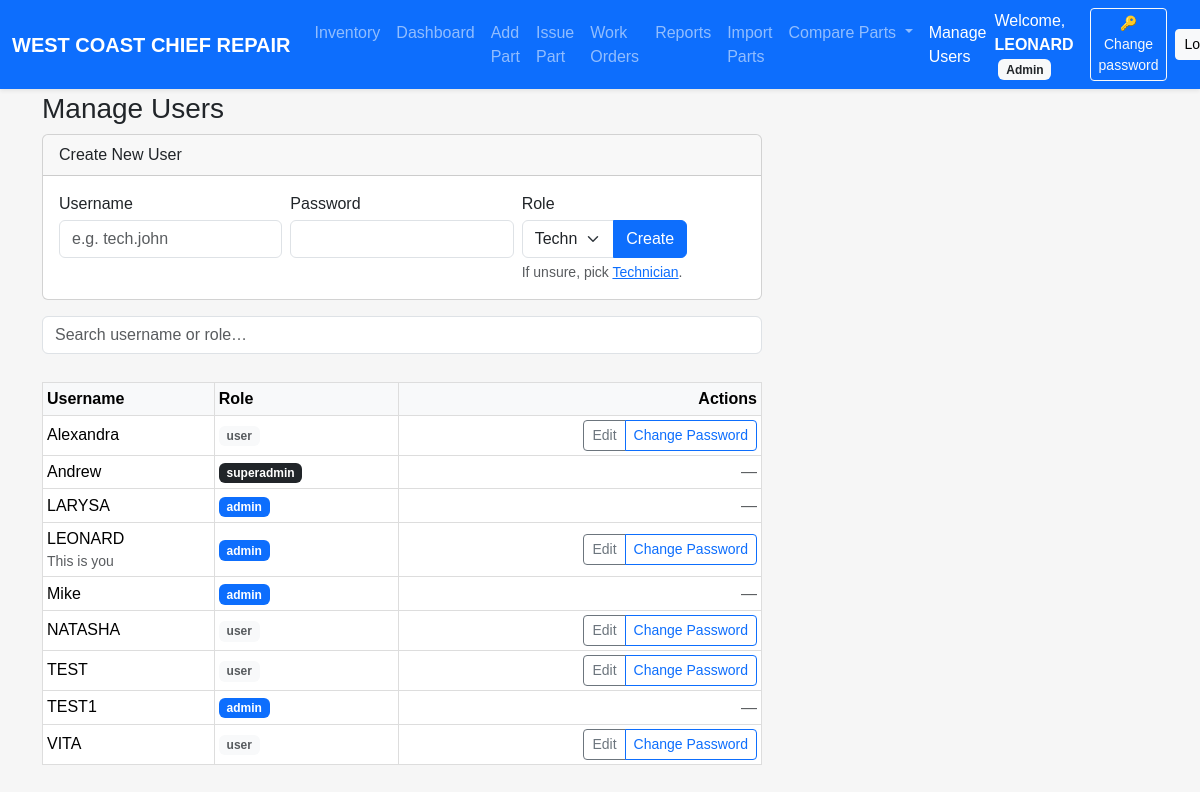
The app's page /users (signed in), older data.
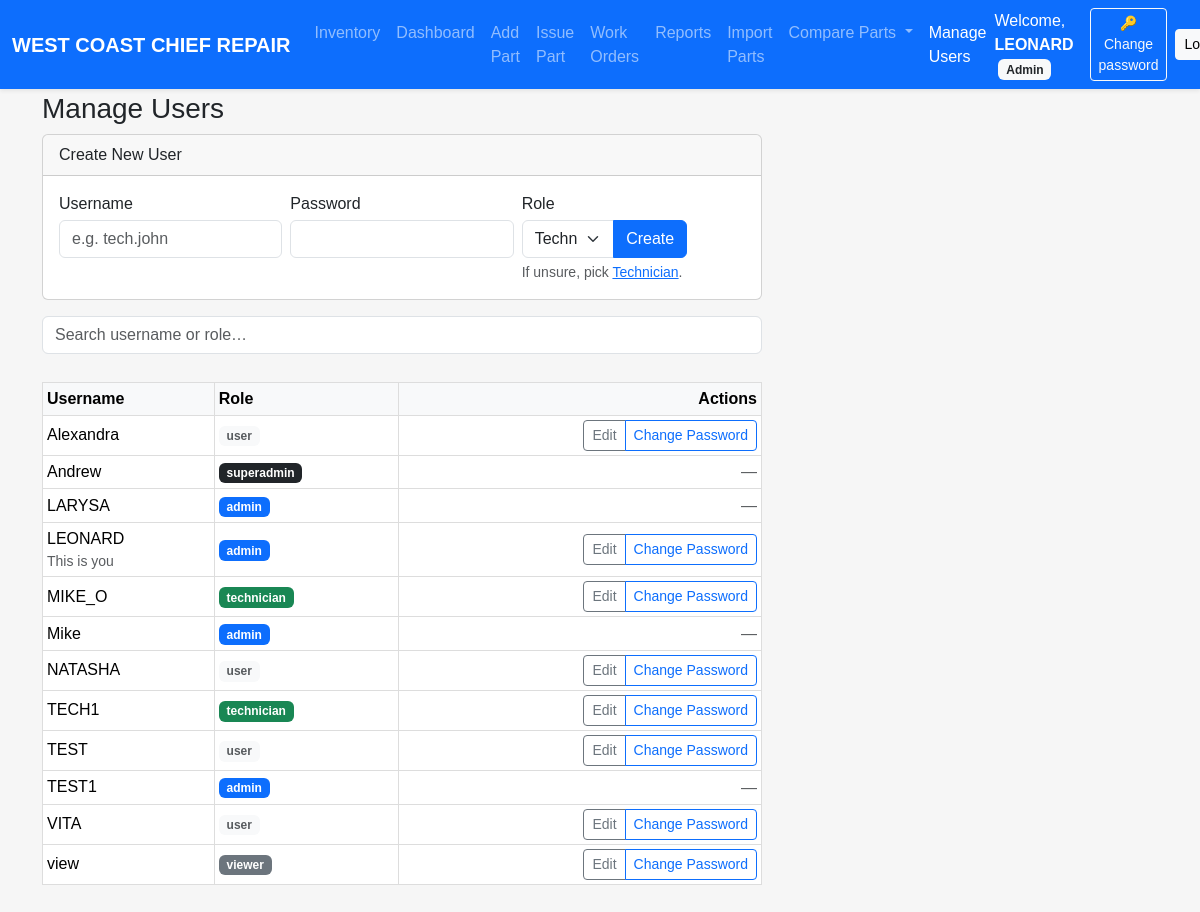
The same page, newer data.
### models.py (models this page shows, shortened)
class User(UserMixin, db.Model):
    id = db.Column(db.Integer, primary_key=True)
    username = db.Column(db.String(64), unique=True, nullable=False)
    password_hash = db.Column(db.String(128), nullable=False)
    role = db.Column(db.String(20), nullable=False, default=ROLE_TECHNICIAN)
    @property
    def password(self):
        raise AttributeError('password is not a readable attribute')

### inventory/routes.py (the view, shortened to what this page needs)
@inventory_bp.route("/users", methods=["GET", "POST"])
@login_required
def users():
    users = User.query.order_by(User.username.asc()).all()
    role_options = [
        ("technician", "Technician"),
        ("user",       "User"),
        ("viewer",     "Viewer"),
        ("admin",      "Admin"),
        ("superadmin", "Superadmin"),
    ]
    return render_template("users.html", users=users, role_options=role_options)

### auth/routes.py (called while the page is built)
@login_manager.user_loader
def load_user(user_id):
    return User.query.get(int(user_id))

### templates/users.html (shortened to what this page needs)
{% extends "base.html" %}
{% block content %}
<h3>Manage Users</h3>
<div class="card mb-3" style="max-width: 720px;">
  <div class="card-header">Create New User</div>
  <div class="card-body">
    <form method="post" action="{{ url_for('inventory.users') }}" class="row g-2">
      <div class="col-md-4">
        <label class="form-label mb-1">Username</label>
        <input name="username" class="form-control" placeholder="e.g. tech.john" required>
      </div>
      <div class="col-md-4">
        <label class="form-label mb-1">Password</label>
        <input type="password" name="password" class="form-control" required>
      </div>
      <div class="col-md-3">
        <label class="form-label mb-1">Role</label>
        <div class="input-group">
          <select name="role" class="form-select">
            {% for value, caption in role_options %}
              {% if value == 'superadmin' and (current_user.role or '')|lower != 'superadmin' %}
              {% else %}
                <option value="{{ value }}" {% if value=='technician' %}selected{% endif %}>{{ caption }}</option>
              {% endif %}
            {% endfor %}
          </select>
          <button class="btn btn-primary" type="submit">Create</button>
        </div>
        <div class="form-text">If unsure, pick <a href="#" tabindex="-1">Technician</a>.</div>
      </div>
    </form>
  </div>
</div>
<div class="d-flex mb-2 gap-2" style="max-width: 720px;">
  <input id="usersSearch" class="form-control" placeholder="Search username or role…">
</div>
<div class="table-responsive" style="max-width: 720px;">
  <table class="table table-sm table-hover align-middle">
    <thead class="table-light">
      <tr>
        <th>Username</th>
        <th>Role</th>
        <th class="text-end">Actions</th>
      </tr>
    </thead>
    <tbody id="usersTbody">
      {% for u in users %}
      <tr>
        <td>
          {{ u.username }}
          {% if u.id == current_user.id %}
            <div class="small text-muted">This is you</div>
          {% endif %}
        </td>
        <td>
          {% set r=(u.role or '')|lower %}
          {% if r=='superadmin' %}
            <span class="badge bg-dark">superadmin</span>
          {% elif r=='admin' %}
            <span class="badge bg-primary">admin</span>
          {% elif r=='technician' %}
            <span class="badge bg-success">technician</span>
          {% elif r=='viewer' %}
            <span class="badge bg-secondary">viewer</span>
          {% else %}
            <span class="badge bg-light text-muted">user</span>
          {% endif %}
        </td>
        <td class="text-end">
          <div class="btn-group btn-group-sm">
            {% if (current_user.role or '')|lower == 'superadmin'
                  or ((current_user.role or '')|lower == 'admin' and (u.role or '')|lower in ['user','viewer','technician'])
                  or u.id == current_user.id %}
              <a class="btn btn-outline-secondary" href="{{ url_for('inventory.edit_user', user_id=u.id) }}">Edit</a>
              <a class="btn btn-outline-primary" href="{{ url_for('inventory.change_password', user_id=u.id) }}">Change Password</a>
            {% else %}
              <span class="text-muted">—</span>
            {% endif %}
          </div>
        </td>
      </tr>
      {% endfor %}
    </tbody>
  </table>
</div>
{% endblock %}

### templates/base.html (shortened to what this page needs)
<!DOCTYPE html>
<html lang="en">
<head>
  <link href="https://cdn.jsdelivr.net/npm/bootstrap@5.3.3/dist/css/bootstrap.min.css"
        rel="stylesheet"
 />
  <link rel="stylesheet" href="{{ url_for('static', filename='style.css') }}" />
</head>
<body>
  <nav class="navbar navbar-expand-lg navbar-dark bg-primary shadow-sm fixed-top">
    <div class="container-fluid">
      <a class="navbar-brand fw-bold" href="{{ url_for('inventory.dashboard') }}">
        WEST COAST CHIEF REPAIR
      </a>
      <div class="collapse navbar-collapse" id="navbarMain">
        <ul class="navbar-nav me-auto mb-2 mb-lg-0">
          <li class="nav-item">
            <a class="nav-link{% if request.endpoint and request.endpoint == 'inventory.location_report' %} active{% endif %}"
               href="{{ url_for('inventory.location_report') }}">Inventory</a>
          </li>
          <li class="nav-item">
            <a class="nav-link{% if request.endpoint and request.endpoint == 'inventory.dashboard' %} active{% endif %}"
               href="{{ url_for('inventory.dashboard') }}">Dashboard</a>
          </li>
          <li class="nav-item">
            <a class="nav-link{% if request.endpoint and request.endpoint == 'inventory.add_part' %} active{% endif %}"
               href="{{ url_for('inventory.add_part') }}">Add Part</a>
          </li>
          <li class="nav-item">
            <a class="nav-link{% if request.endpoint and request.endpoint == 'inventory.issue_part' %} active{% endif %}"
               href="{{ url_for('inventory.issue_part') }}">Issue Part</a>
          </li>
          {% set is_wo = request.endpoint and request.endpoint.startswith('inventory.wo_') %}
          <li class="nav-item">
            <a class="nav-link{{ ' active' if is_wo else '' }}"
               href="{{ url_for('inventory.wo_list') }}">Work Orders</a>
          </li>
          <li class="nav-item">
            <a class="nav-link{% if request.endpoint and request.endpoint.startswith('inventory.reports') %} active{% endif %}"
               href="{{ url_for('inventory.reports_grouped') }}">Reports</a>
          </li>
          <li class="nav-item">
            <a class="nav-link{% if request.endpoint and request.endpoint.startswith('inventory.import_parts') %} active{% endif %}"
               href="{{ url_for('inventory.import_parts') }}">Import Parts</a>
          </li>
          <li class="nav-item dropdown">
            <a class="nav-link dropdown-toggle" href="#" id="compareDropdown" role="button"
               data-bs-toggle="dropdown" data-bs-display="static" aria-expanded="false">
              Compare Parts
            </a>
          </li>
          {% if current_user.is_authenticated and current_user.role in ['superadmin', 'admin'] %}
          <li class="nav-item">
            <a class="nav-link{% if request.endpoint and request.endpoint.startswith('inventory.users') %} active{% endif %}"
               href="{{ url_for('inventory.users') }}">Manage Users</a>
          </li>
          {% endif %}
        </ul>
        {% if current_user.is_authenticated %}
        <div class="d-flex align-items-center gap-2">
          <span class="text-white me-2">
            Welcome, <strong>{{ current_user.username }}</strong>
            <span class="badge bg-light text-dark text-capitalize ms-1">{{ current_user.role }}</span>
          </span>
          <a class="btn btn-outline-light btn-sm"
             href="{{ url_for('inventory.change_password', user_id=current_user.id) }}">
            🔑 Change password
          </a>
          <a class="btn btn-light btn-sm"
             href="{{ url_for('auth.logout') }}">
            Logout
          </a>
        </div>
        {% endif %}
      </div>
    </div>
  </nav>
  <main class="container" style="padding-top: 4.5rem;">
    {% block content %}{% endblock %}
  </main>
  <div class="position-fixed bottom-0 end-0 p-3" style="z-index:1080">
  </div>
</body>
</html>

Row changes from the older to the newer data that the page shows:
added User: username "MIKE_O", shows "technician"
added User: username "TECH1", shows "technician"
added User: username "view", shows "viewer"
